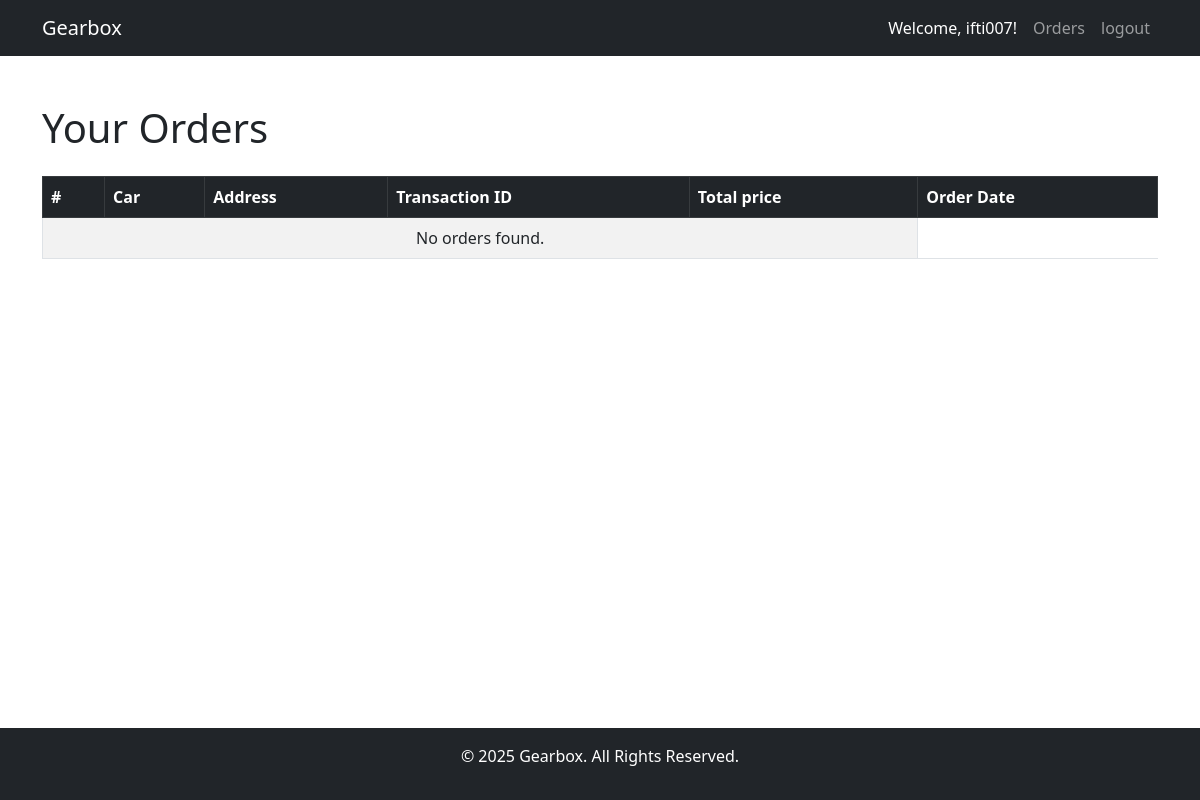
Page /ordersprofile/ (signed in) on the earlier database version.
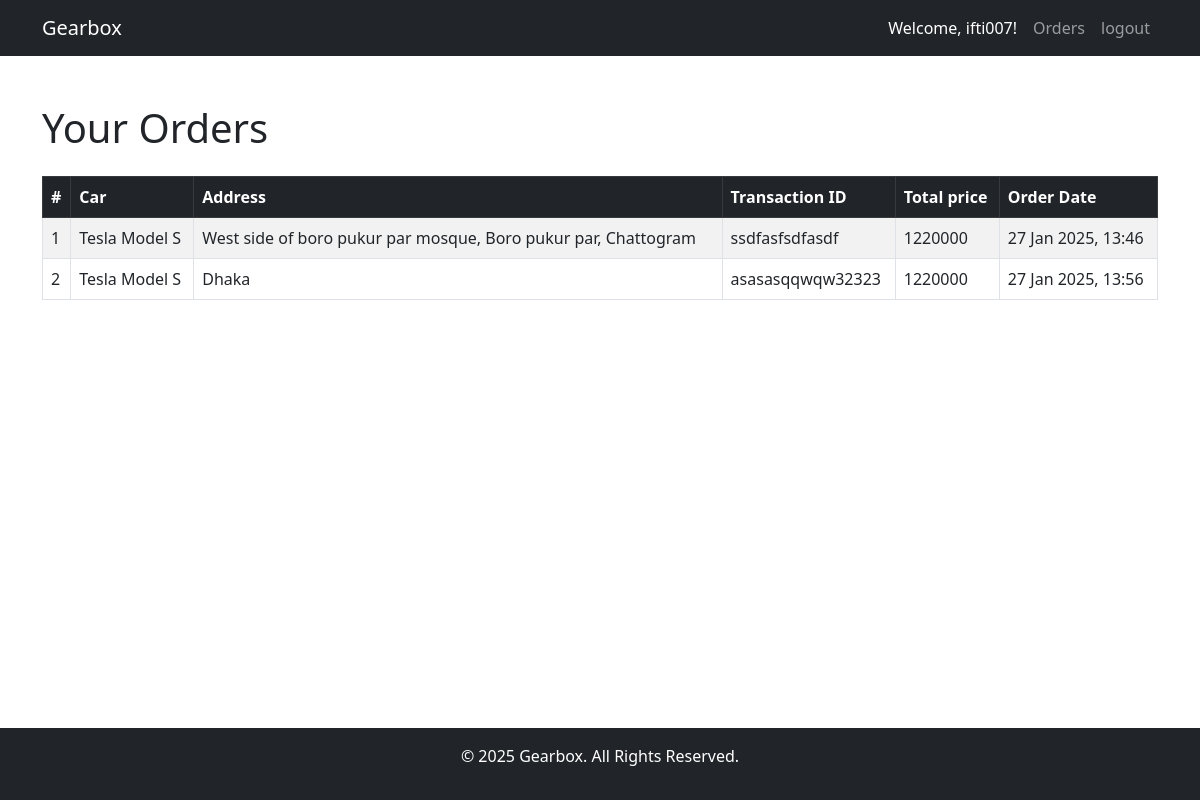
Same page on the later database version.
### customuser/models.py (models this page shows, shortened)
class Orders(models.Model):
    customer = models.ForeignKey(CustomUser, on_delete=models.CASCADE, related_name="customer")
    car = models.ForeignKey(Cars, on_delete=models.CASCADE,  related_name='car')
    address = models.TextField(blank=True, null=True)
    TRXid = models.CharField(max_length=30, default="Dues")
    orderedat = models.DateTimeField(default=datetime.now)
    totalamount = models.IntegerField(default=0)

### cars/models.py (models this page shows, shortened)
class Cars(models.Model):
    brand = models.ForeignKey(Brand, on_delete=models.CASCADE, related_name="cars")
    model = models.CharField(max_length=100)
    year = models.DateField()
    price = models.DecimalField(max_digits=10, decimal_places=2)
    fuel_type = models.CharField(max_length=50, choices=[
        ('Petrol', 'Petrol'),
        ('Diesel', 'Diesel'),
        ('Electric', 'Electric'),
        ('Hybrid', 'Hybrid')
    ])
    quantity = models.PositiveIntegerField(default=0)
    mileage = models.PositiveIntegerField()
    img = models.ImageField(upload_to='cars/', null=True, blank=True)

class Brand(models.Model):
    name = models.CharField(max_length=100, unique=True)
    country = models.CharField(max_length=100)
    founded_year = models.PositiveIntegerField()
    def __str__(self):
        return self.name

### gearbox/views.py (the view)
# urls.py: path('ordersprofile/', views.OrdersProfilePage, name='ordersprofile'),
@login_required
def OrdersProfilePage(request):
    orders = cusmodels.Orders.objects.filter(customer = request.user)
    brands = cmodels.Brand.objects.all()
    return render(request, 'cusorders.html', {'orders': orders})

### templates/cusorders.html
{% extends 'base.html' %}
{% load static %}
{% block content %}
<div class="container mt-5">
    <h1 class="mb-4">Your Orders</h1>
    <table class="table table-striped table-bordered">
        <thead class="table-dark">
            <tr>
                <th>#</th>
                <th>Car</th>
                <th>Address</th>
                <th>Transaction ID</th>
                <th>Total price</th>
                <th>Order Date</th>
            </tr>
        </thead>
        <tbody>
            {% for order in orders %}
                <tr>
                    <td>{{ forloop.counter }}</td>
                    <td>{{ order.car.brand }} {{ order.car.model }}</td>
                    <td>{{ order.address }}</td>
                    <td>{{ order.TRXid }}</td>
                    <td>{{ order.totalamount }}</td>
                    <td>{{ order.orderedat|date:"d M Y, H:i" }}</td>
                </tr>
            {% empty %}
                <tr>
                    <td colspan="5" class="text-center">No orders found.</td>
                </tr>
            {% endfor %}
        </tbody>
    </table>
</div>
{% endblock %}

Differences in the rows shown:
added Orders: car.brand "Tesla", car.model "Model S", address "West side of boro pukur par mosque, Boro pukur par, Chattogram", TRXid "ssdfasfsdfasdf", totalamount "1220000", orderedat "27 Jan 2025, 13:46"
added Orders: car.brand "Tesla", car.model "Model S", address "Dhaka", TRXid "asasasqqwqw32323", totalamount "1220000", orderedat "27 Jan 2025, 13:56"
Other differences:
text no longer shown: "No orders found."
